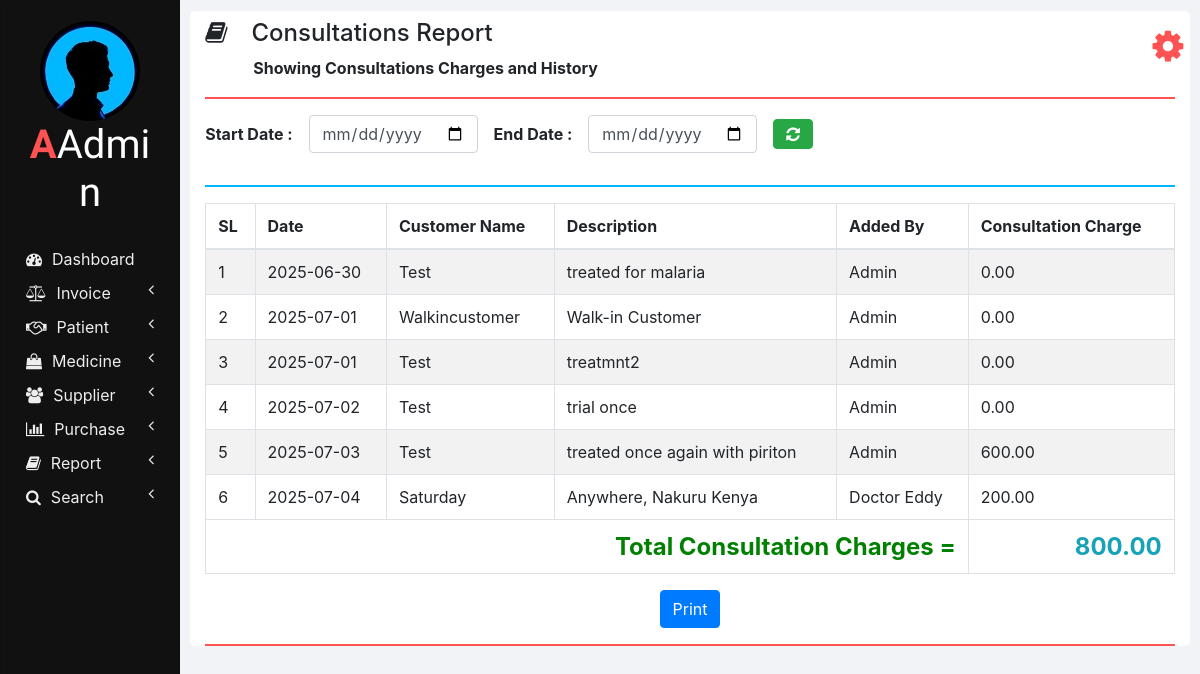
/consultations_report.php (signed in), run on the app's committed database.
### tables this page shows
CREATE TABLE `customer_history` (
  `id` int(11) NOT NULL,
  `customer_uid` varchar(100) NOT NULL,
  `description` text NOT NULL,
  `visit_date` date NOT NULL,
  `added_by` varchar(100) NOT NULL,
  `consultation_charge` varchar(50) NOT NULL,
  `created_at` timestamp NOT NULL DEFAULT current_timestamp()
);

CREATE TABLE `customers` (
  `ID` int(11) NOT NULL,
  `customer_uid` varchar(100) DEFAULT NULL,
  `NAME` varchar(20) NOT NULL,
  `CONTACT_NUMBER` varchar(10) NOT NULL,
  `ADDRESS` varchar(100) NOT NULL,
  `DOCTOR_NAME` varchar(20) NOT NULL,
  `DOCTOR_ADDRESS` varchar(100) NOT NULL
);

### php/report.php (the view, shortened to what this page needs)
  <?php
function showConsultationCharges($start_date, $end_date) {
  ?>
  <thead>
    <tr>
      <th>SL</th>
      <th>Date</th>
      <th>Customer Name</th>
      <th>Description</th>
      <th>Added By</th>
      <th>Consultation Charge</th>
    </tr>
  </thead>
  <tbody>
  <?php
  require "db_connection.php";
  if ($con) {
    $seq_no = 0;
    $total_consultation = 0;
    if ($start_date == "" || $end_date == "") {
      $query = "SELECT ch.*, c.NAME
                FROM customer_history ch
                LEFT JOIN customers c ON ch.customer_uid = c.customer_uid";
    } else {
      $query = "SELECT ch.*, c.NAME
                FROM customer_history ch
                LEFT JOIN customers c ON ch.customer_uid = c.customer_uid
                WHERE ch.visit_date BETWEEN '$start_date' AND '$end_date'";
    }
    $result = mysqli_query($con, $query);
    while ($row = mysqli_fetch_array($result)) {
      $seq_no++;
      $charge = isset($row['consultation_charge']) ? floatval($row['consultation_charge']) : 0;
      $total_consultation += $charge;
      ?>
      <tr>
        <td><?php echo $seq_no; ?></td>
        <td><?php echo $row['visit_date']; ?></td>
        <td><?php echo $row['NAME'] ?? 'Unknown'; ?></td>
        <td><?php echo $row['description']; ?></td>
        <td><?php echo $row['added_by']; ?></td>
        <td><?php echo number_format($charge, 2); ?></td>
      </tr>
      <?php
    }
  }
  ?>
  </tbody>
  <tfoot class="font-weight-bold">
    <tr style="text-align: right; font-size: 24px;">
      <td colspan="5" style="color: green;">&nbsp;Total Consultation Charges =</td>
      <td class="text-info"><?php echo number_format($total_consultation, 2); ?></td>
    </tr>
  </tfoot>
  <?php
}
?>

### css/sidenav.css (style rules this page uses)
body { background-color: #f1f3f6; }
.sidenav { width: 15%; height: 100vh; background-color: #222222; position: fixed; z-index: 1; flex: 1 0 auto; }
.card { width: 100%; height: 100%; top: 0; border-radius: 0; background-color: #111111; }
.logo .logo-caption { font-family: 'Poiret One', cursive; color: #ffffff; text-align: center; margin-bottom: 25px; }
.logo .profile { margin-left: 50%; border-radius: 50%; transform: translate(-50%); }
.logo .tweak { color: #ff5252; font-weight: bold; }
.main-menu-item { padding: 5px 5px; cursor: pointer; }
.main-menu-item > a { color: #eeeeee; text-decoration: none; font-size: 16px; }
.main-menu-item > a > span { margin-left: 10px; }

### css/home.css (style rules this page uses)
html, body { height: 100vh; }

### data on the page
customer_history: visit_date "2025-06-30", customers.NAME "Test", description "treated for malaria", added_by "Admin", consultation_charge "0.00"
customer_history: visit_date "2025-07-01", customers.NAME "Walkincustomer", description "Walk-in Customer", added_by "Admin", consultation_charge "0.00"
customer_history: visit_date "2025-07-01", customers.NAME "Test", description "treatmnt2", added_by "Admin", consultation_charge "0.00"
customer_history: visit_date "2025-07-02", customers.NAME "Test", description "trial once", added_by "Admin", consultation_charge "0.00"
customer_history: visit_date "2025-07-03", customers.NAME "Test", description "treated once again with piriton", added_by "Admin", consultation_charge "600.00"
customer_history: visit_date "2025-07-04", customers.NAME "Saturday", description "Anywhere, Nakuru Kenya", added_by "Doctor Eddy", consultation_charge "200.00"

### other printed values
$heading "Consultations Report"
$sub_heading "Showing Consultations Charges and History"
$total_consultation "800.00"
